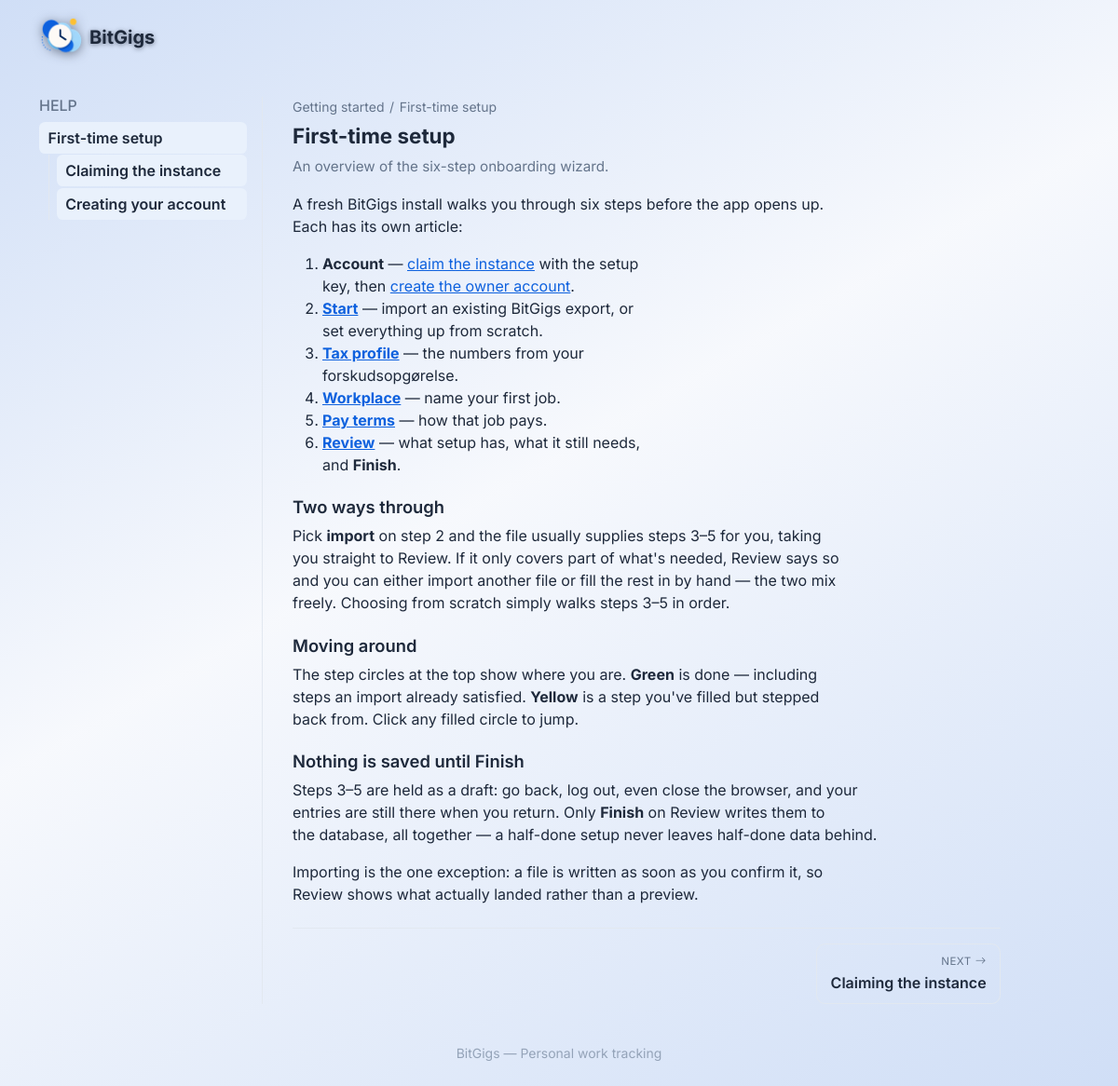
Screenshot of /help/ with the database file from the repository.
### apps/help/models.py (models this page shows, shortened)
class HelpArticle(models.Model):
    class Audience(models.TextChoices):
        PUBLIC = "public", "Public (readable without login)"
        EVERYONE = "everyone", "Everyone"
        STAFF = "staff", "Staff only"
        ADMIN = "admin", "Admins only"
    parent = models.ForeignKey(
        "self",
        null=True,
        blank=True,
        on_delete=models.SET_NULL,
        related_name="children",
        help_text="Optional parent article — sub-articles nest beneath it.",
    )
    slug = models.SlugField(max_length=80, unique=True)
    title = models.CharField(max_length=160)
    summary = models.CharField(
        max_length=280,
        blank=True,
        help_text="One-line description shown in search results and the manual list.",
    )
    body_md = models.TextField(help_text="Article body in Markdown.")
    body_html = models.TextField(editable=False, blank=True)
    audience = models.CharField(
        max_length=10, choices=Audience.choices, default=Audience.EVERYONE
    )
    keywords = models.ManyToManyField(HelpKeyword, blank=True, related_name="articles")
    pages = models.ManyToManyField(HelpPage, blank=True, related_name="articles")
    is_published = models.BooleanField(default=True)
    order = models.IntegerField(default=100, help_text="Lower numbers sort first.")
    archived_at = models.DateTimeField(null=True, blank=True, editable=False)
    created_at = models.DateTimeField(auto_now_add=True)
    updated_at = models.DateTimeField(auto_now=True)
    objects = HelpArticleQuerySet.as_manager()
    class Meta:
        ordering = ["order", "title"]
    def ancestors(self):
        chain = []
        seen = {self.pk}
        node = self.parent
        while node is not None and node.pk not in seen:
            chain.append(node)
            seen.add(node.pk)
            node = node.parent
        chain.reverse()
        return chain

### apps/help/views.py (the view)
# urls.py: path("", views.HelpManualView.as_view(), name="manual"),
@method_decorator(login_not_required, name="dispatch")
class HelpManualView(View):
    def get(self, request, slug=None):
        articles = list(
            HelpArticle.objects.visible_to(request.user).select_related("parent")
        )
        tree = services.build_tree(articles)
        current = None
        if slug:
            current = get_object_or_404(
                HelpArticle.objects.visible_to(request.user), slug=slug
            )
        elif articles:
            current = services.landing_article(articles, tree)
        prev_article = next_article = None
        if current:
            ordered = services.flatten_tree(tree)
            slugs = [a.slug for a in ordered]
            if current.slug in slugs:
                i = slugs.index(current.slug)
                prev_article = ordered[i - 1] if i > 0 else None
                next_article = ordered[i + 1] if i < len(ordered) - 1 else None
        return render(
            request,
            "help/manual.html",
            {
                "articles": articles,
                "tree": tree,
                "current": current,
                "breadcrumbs": current.ancestors() if current else [],
                "prev_article": prev_article,
                "next_article": next_article,
                "can_edit": request.user.is_staff,
            },
        )

### apps/core/context_processors.py (called while the page is built)
def sso_status(request):
    from .sso import get_brand
    return {
        "sso_enabled": settings.SSO_ENABLED,
        "sso_provider_id": settings.SSO_PROVIDER_ID,
        "sso_brand": get_brand(),
    }

def onboarding_status(request):
    if getattr(request, "session", None) is not None and request.session.get("onboarding_complete"):
        return {"onboarding_complete": True, "setup_in_progress": False}
    from . import onboarding
    finished = onboarding.setup_finished(request)
    return {
        "onboarding_complete": finished,
        "setup_in_progress": bool(
            getattr(getattr(request, "user", None), "is_authenticated", False) and not finished
        ),
    }

### apps/core/features.py (called while the page is built)
def enabled_map(settings=None) -> dict[str, bool]:
    from .models import UserSettings
    settings = settings or UserSettings.load()
    return {f.key: bool(getattr(settings, f.setting, True)) for f in FEATURES}

### apps/core/models.py (called while the page is built)
    @classmethod
    def load(cls):
        obj, _ = cls.objects.get_or_create(pk=1)
        return obj

### apps/core/onboarding.py (called while the page is built)
def is_setup_complete():
    from core.models import TaxProfile
    from workplaces.models import ContractTermSet
    return TaxProfile.objects.exists() and ContractTermSet.objects.exists()

def setup_finished(request):
    from .models import OnboardingDraft
    session = getattr(request, "session", None)
    if session is not None and session.get("onboarding_complete"):
        return True
    if not is_setup_complete():
        return False
    user = getattr(request, "user", None)
    if user is not None and user.is_authenticated             and OnboardingDraft.objects.filter(user=user).exists():
        return False
    return True

### apps/core/sso.py (called while the page is built)
def _parse_hex(value):
    raw = (value or "").strip().lstrip("#")
    if len(raw) == 3:
        raw = "".join(c * 2 for c in raw)
    if len(raw) != 6:
        return None
    try:
        return tuple(int(raw[i:i + 2], 16) for i in (0, 2, 4))
    except ValueError:
        return None

def _relative_luminance(rgb):
    def channel(value):
        c = value / 255
        return c / 12.92 if c <= 0.04045 else ((c + 0.055) / 1.055) ** 2.4
    r, g, b = (channel(v) for v in rgb)
    return 0.2126 * r + 0.7152 * g + 0.0722 * b

def _readable_text(rgb):
    background = _relative_luminance(rgb)
    on_light = (background + 0.05) / (_relative_luminance((30, 41, 59)) + 0.05)
    on_white = 1.05 / (background + 0.05)
    return _DARK_TEXT if on_light > on_white else _LIGHT_TEXT

### apps/help/models.py (called while the page is built)
    def live(self):
        return self.filter(archived_at__isnull=True)

### apps/help/templates/help/manual.html (shortened to what this page needs)
{% extends "base.html" %}
{% load static %}
{% block content %}
<div class="help-manual">
  <aside class="help-manual-nav">
    <div class="d-flex align-items-center justify-content-between mb-2">
      <h2 class="h6 text-uppercase text-body-secondary m-0">Help</h2>
    </div>
    {% if tree %}
      {% include "help/_manual_tree.html" with nodes=tree current=current %}
    {% else %}
      <ul class="list-unstyled help-manual-list"><li class="text-body-tertiary">No articles yet.</li></ul>
    {% endif %}
  </aside>
  <main class="help-manual-body">
    {% if current %}
      {% if breadcrumbs %}
      <nav class="help-breadcrumbs small mb-2">
        {% for a in breadcrumbs %}<a href="{% url 'help:manual-article' a.slug %}">{{ a.title }}</a> <span class="help-crumb-sep">/</span> {% endfor %}
        <span class="text-body-secondary">{{ current.title }}</span>
      </nav>
      {% endif %}
      {% include "help/_article.html" with article=current %}
      {% if prev_article or next_article %}
      <nav class="help-manual-pager mt-4 pt-3 border-top">
        {% if next_article %}
        <a class="help-pager-link help-pager-next" href="{% url 'help:manual-article' next_article.slug %}">
          <span class="help-pager-dir">Next<i class="bi bi-arrow-right ms-1"></i></span>
          <span class="help-pager-title">{{ next_article.title }}</span>
        </a>
        {% else %}<span></span>{% endif %}
      </nav>
      {% endif %}
    {% else %}
      <p class="text-body-secondary">No help articles yet.{% if can_edit %} <a href="{% url 'help:create' %}">Create the first one</a>.{% endif %}</p>
    {% endif %}
  </main>
</div>
{% endblock %}

### apps/help/templates/help/_manual_tree.html (shortened to what this page needs)
<ul class="list-unstyled help-manual-list">
  {% for node in nodes %}
  <li{% if current and node.article.slug == current.slug %} class="active"{% endif %}>
    <a href="{% url 'help:manual-article' node.article.slug %}">{{ node.article.title }}</a>
    {% if node.children %}
      {% include "help/_manual_tree.html" with nodes=node.children current=current %}
    {% endif %}
  </li>
  {% endfor %}
</ul>

### apps/help/templates/help/_article.html (shortened to what this page needs)
<article class="help-article">
  <h1 class="help-article-title">{{ article.title }}</h1>
  {% if article.summary %}<p class="help-article-summary text-body-secondary">{{ article.summary }}</p>{% endif %}
  <div class="help-article-body">{{ article.body_html|safe }}</div>
</article>

### assets/static/css/help.css (style rules this page uses)
.help-article-title { font-size: 1.4rem; font-weight: 700; }
.help-article-summary { font-size: 0.95rem; }
.help-article-body > :first-child { margin-top: 0; }
.help-article-body h2 { font-size: 1.15rem; font-weight: 600; margin-top: 1.4rem; }
.help-manual { display: grid; grid-template-columns: 240px 1fr; gap: 2rem; }
.help-manual-nav { border-right: 1px solid var(--bs-border-color); padding-right: 1rem; }
.help-manual-list li { margin-bottom: 0.15rem; }
.help-manual-list a { display: block; padding: 0.3rem 0.6rem; border-radius: 0.4rem; color: var(--bs-body-color); text-decoration: none; }
.help-manual-list li.active a { background: var(--bs-primary-bg-subtle); font-weight: 600; }
.help-manual-body { max-width: 760px; }
.help-manual-pager { display: flex; justify-content: space-between; gap: 1rem; }
.help-pager-link { display: flex; flex-direction: column; gap: 0.15rem; max-width: 48%; padding: 0.6rem 0.9rem; border: 1px solid var(--bs-border-color); border-radius: 0.6rem; text-decoration: none; color: var(--bs-body-color); }
.help-pager-next { text-align: right; margin-left: auto; }
.help-pager-dir { font-size: 0.72rem; text-transform: uppercase; letter-spacing: 0.04em; color: var(--bs-secondary-color); }
.help-pager-title { font-weight: 600; }
.help-manual-list .help-manual-list { margin-left: 0.6rem; padding-left: 0.5rem; border-left: 1px solid var(--bs-border-color); margin-top: 0.1rem; }
.help-breadcrumbs a { text-decoration: none; color: var(--bs-secondary-color); }
.help-crumb-sep { color: var(--bs-secondary-color); margin: 0 0.1rem; }

### rows the page displays
HelpArticle: article "First-time setup", title "First-time setup", summary "An overview of the six-step onboarding wizard.", body_html "A fresh BitGigs install walks you through six steps before the app opens up. Each has its own article: Account — claim the instance with the setup key, then create the owner account . Start — import an existing BitGigs export, or set everything up from scratch. Tax profile — the numbers from your forskudsopgørelse. Workplace — name your first job. Pay terms — how that job pays. Review — what setup has, what it still needs, and Finish . Two ways through Pick import on step 2 and the file usually supplies steps 3–5 for you, taking you straight to Review. If it only covers part of what's needed, Review says so and you can either import another file or fill the rest in by hand — the two mix…"
HelpArticle: article "Claiming the instance", title "Claiming the instance"
HelpArticle: article "Creating your account"
HelpArticle: title "Getting started"
